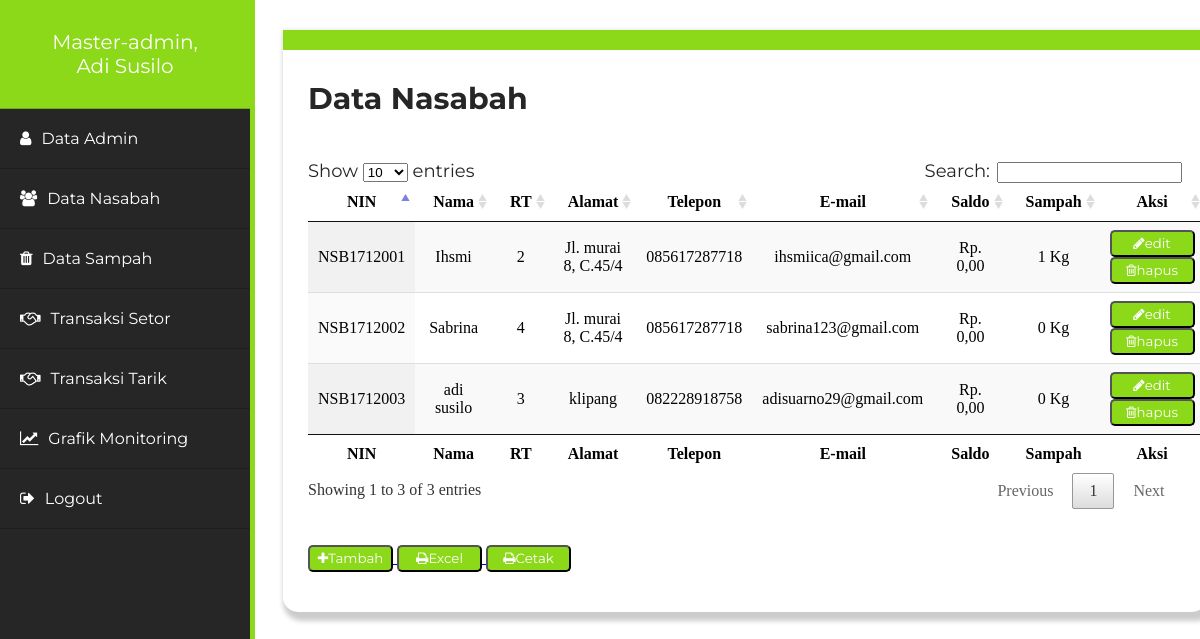
Page /page/admin.php?page=data-nasabah-full (signed in) on the committed database.
### tables this page shows
CREATE TABLE `nasabah` (
  `nin` varchar(10) NOT NULL,
  `nama` varchar(20) NOT NULL,
  `rt` int(1) NOT NULL,
  `alamat` varchar(30) NOT NULL,
  `telepon` varchar(12) NOT NULL,
  `email` varchar(50) NOT NULL,
  `password` varchar(20) NOT NULL,
  `saldo` int(8) DEFAULT NULL,
  `sampah` int(4) DEFAULT NULL
);

### system/function/view-nasabah-full.php (the view, shortened to what this page needs)
<!DOCTYPE html>
<html lang="en">
<head>
	<link rel="stylesheet" type="text/css" href="../datatables/css/jquery.dataTables.css">
</head>
<body>
	<h2 style="font-size: 30px; color: #262626;">Data Nasabah</h2>
	<br>
	<table id="example" class="display" cellspacing="0" width="100%" border="0" >
        <thead>
        <tr>
            <th>NIN</th>
            <th>Nama</th>
            <th>RT</th>
            <th>Alamat</th>
            <th>Telepon</th>
            <th>E-mail</th>
            <th>Saldo</th>
            <th>Sampah</th>
            <th>Aksi</th>
        </tr>
        </thead>
        <tfoot>
        <tr>
            <th>NIN</th>
            <th>Nama</th>
            <th>RT</th>
            <th>Alamat</th>
            <th>Telepon</th>
            <th>E-mail</th>
            <th>Saldo</th>
            <th>Sampah</th>
            <th>Aksi</th>
        </tr>
        </tfoot>
        <tbody>
        <?php
            $query = mysqli_query($conn, "SELECT * FROM nasabah ORDER BY nin ASC");
            while($row = mysqli_fetch_assoc($query)){
        ?>
        <tr align="center">
            <td><?php echo $row['nin'] ?></td>
            <td><?php echo $row['nama'] ?></td>
            <td><?php echo $row['rt'] ?></td>
            <td><?php echo $row['alamat'] ?></td>
            <td><?php echo $row['telepon'] ?></td>
            <td><?php echo $row['email'] ?></td>
            <td>
                <?php echo "Rp. ".number_format($row['saldo'], 2, ",", ".")  ?></td>
            <td>
                <?php echo number_format($row['sampah'])." Kg"  ?></td>
            <td>
                <a href="admin.php?page=edit-nasabah-id&id=<?php echo $row['nin']; ?>">
                <button><i class="fa fa-pencil"></i>edit</button>
                </a>
                <a onclick="return confirm('Anda yakin ingin menghapus data ini?')" href="../system/function/delete-nasabah.php?id=<?php echo $row['nin']; ?>">
                <button><i class="fa fa-trash-o"></i>hapus</button>
                </a>
            </td>
        </tr>
        <?php } ?>
        </tbody>
    </table>
    <br>
    <br>
    <a href="admin.php?page=tambah-data-nasabah">
    <button><i class="fa fa-plus" aria-hidden="true"></i>Tambah</button>
    </a>
    <a target="_blank" href="../system/function/excel-nasabah.php">
    <button><i class="fa fa-print" aria-hidden="true"></i>Excel</button>
    </a>
    <a target="_blank" href="../system/function/print-nasabah.php">
    <button><i class="fa fa-print" aria-hidden="true"></i>Cetak</button>
    </a>
</body>
</html>

### page/admin.php (shortened to what this page needs)
<?php
if (empty($_SESSION['user']) && empty($_SESSION['pass'])) {
    header('location:login.php');
} else {
include_once("../system/config/koneksi.php");
?>
<!DOCTYPE html>
<html>
	<head>
		<link rel="stylesheet" href="../asset/internal/css/style_2.css">
		<link href="https://maxcdn.bootstrapcdn.com/font-awesome/4.7.0/css/font-awesome.min.css" rel="stylesheet">
	</head>
	<body>
		<?php
	        $cek = mysqli_query($conn, "SELECT * FROM admin WHERE nia='".$_SESSION['nia']."'");
	        $row = mysqli_fetch_array($cek);
      	?>
		<div class="sidebar">
			<ul>
				<li>
					<a href="admin.php?page=data-admin" style="text-align: center; padding: 30px 0 30px 0; font-size: 20px;"><?php echo $_SESSION["level"]; ?>, <br> <?php echo $row['nama'] ?></a>
				</li>
						<?php
							$level = $_SESSION['level'] == 'Admin';
							if($level){
								}else{
						?>
				<li>
					<a href="admin.php?page=data-admin-full"><span class="fa fa-user" aria-hidden="true"></span>Data Admin</a>
				</li>
						<?php } ?>
				<li>
					<a href="admin.php?page=data-nasabah-full"><span class="fa fa-users" aria-hidden="true"></span>Data Nasabah</a>
				</li>
				<li>
					<a href="admin.php?page=data-sampah"><span class="fa fa-trash" aria-hidden="true"></span>Data Sampah</a>
				</li>
				<li>
					<a href="admin.php?page=data-setor"><span class="fa fa-handshake-o" aria-hidden="true"></span>Transaksi Setor</a>
				</li>
				<li>
					<a href="admin.php?page=data-tarik"><span class="fa fa-handshake-o" aria-hidden="true"></span>Transaksi Tarik</a>
				</li>
				<li>
					<a href="admin.php?page=data-report"><span class="fa fa-line-chart" aria-hidden="true"></span>Grafik Monitoring</a>
				</li>
				<li>
					<a href="logout.php"><span class="fa fa-sign-out" aria-hidden="true"></span>Logout</a>
				</li>
			</ul>
		</div>
		<div class="box-1">
			<section>
				<?php
					if(isset($_GET['page'])){
						$page = $_GET['page'];
					switch ($page) {
						case 'data-nasabah-full':
							include "../system/function/view-nasabah-full.php";
							break;
					}
				}else{
					include "../system/function/view-admin.php";
				}
				 ?>
			</section>
		</div>
	</body>
</html>
<?php } ?>

### asset/internal/css/style_2.css (style rules this page uses)
div.box-1 { margin: 30px 0 20px 275px; background: #fff; width: 78%; box-sizing: border-box; padding: 5px 25px 5px 25px; padding-bottom: 40px; box-shadow: 4px 5px 5px 4px #ccc; border-radius: 0 0 15px 15px; border-top:20px solid #8cd91a; }
h2 { font-family: Montserrat; color: #fff; }
.sidebar { position: fixed; top: 0; left: 0; background-color: #262626; width: 250px; height: 100%; border-right: 5px solid #8cd91a; }
ul { font-family: Montserrat; margin:0; padding: 0 0; }
ul li a { list-style: none; }
ul li a { padding: 20px 20px; color: #fff; display: block; text-decoration: none; border-bottom: 1px solid rgba(0,0,0,.2); }
.sidebar span { margin-right: 10px; color: #fff; }
ul li { -webkit-transition:all 0.3s; -o-transition: all 0.3s; transition: all 0.3s; }

### page/admin.php (style rules this page uses)
button { height: 27px; width: 85px; background: #8cd91a; border-radius: 5px; color: #fff; font-family: Montserrat; }

### rows in the picture
nasabah: nin "NSB1712001", nama "Ihsmi", rt "2", alamat "Jl. murai 8, C.45/4", telepon "085617287718", email "ihsmiica@gmail.com", saldo "0,00", sampah "1"
nasabah: nin "NSB1712002", nama "Sabrina", rt "4", alamat "Jl. murai 8, C.45/4", telepon "085617287718", email "sabrina123@gmail.com", saldo "0,00", sampah "0"
nasabah: nin "NSB1712003", nama "adi susilo", rt "3", alamat "klipang", telepon "082228918758", email "adisuarno29@gmail.com", saldo "0,00", sampah "0"

### other values in the picture
$_SESSION["level"] "Master-admin"
$row['nama'] "Adi Susilo"
